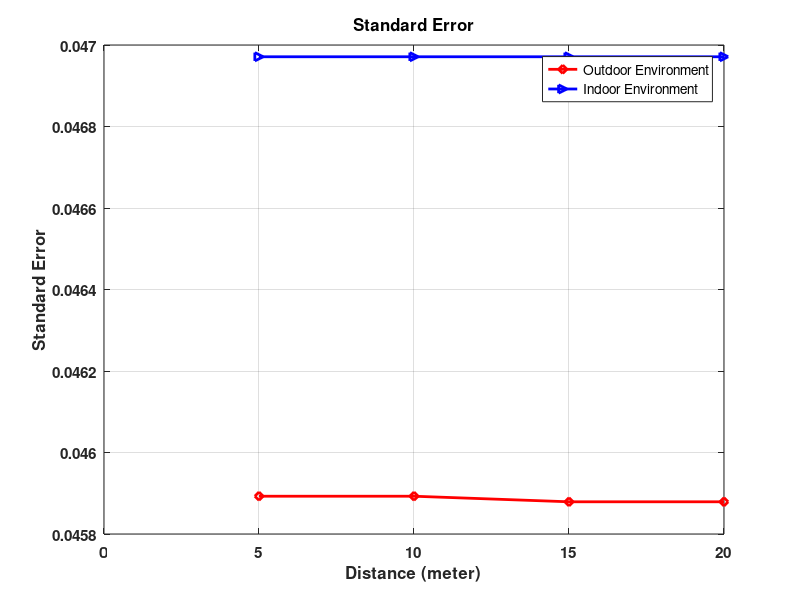

This figure's MATLAB source:
x = [5:5:20];

y = [ 0.04589271115, 0.04589271115, 0.04587904709, 0.04587904709];  % Outdoor

y1 = [ 0.04697113924, 0.04697113924, 0.04697113924, 0.04697113924];    % Indoor


plot(x, y, '-rd','LineWidth',2);
hold on;
plot(x, y1, '->b','LineWidth',2);


xlabel(' Distance (meter) ', 'fontweight', 'bold', 'FontSize', 11);
ylabel(' Standard Error ', 'fontweight', 'bold', 'FontSize', 11);

title(' Standard Error ', 'fontweight', 'bold', 'FontSize', 11);
grid on;
legend('Outdoor Environment', 'Indoor Environment');
hold off;
set(gca, 'fontweight', 'bold', 'FontSize',11);